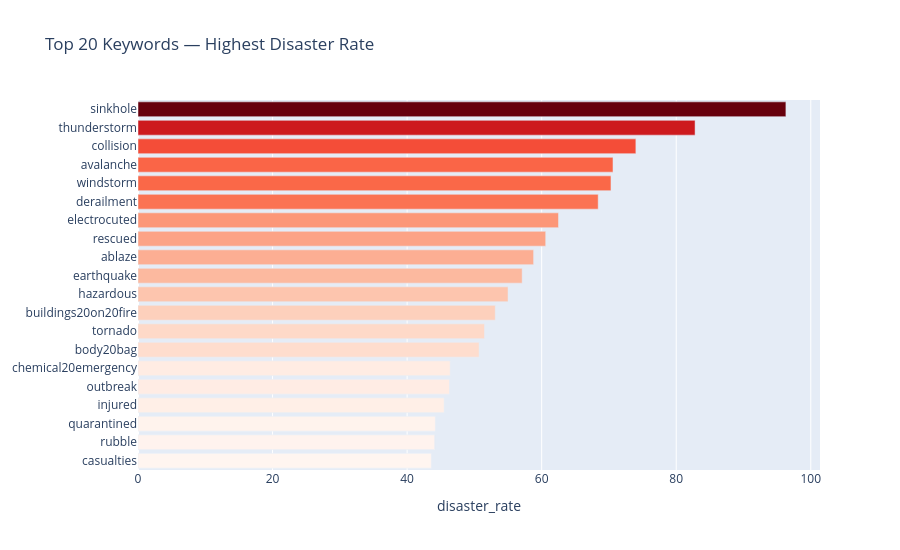
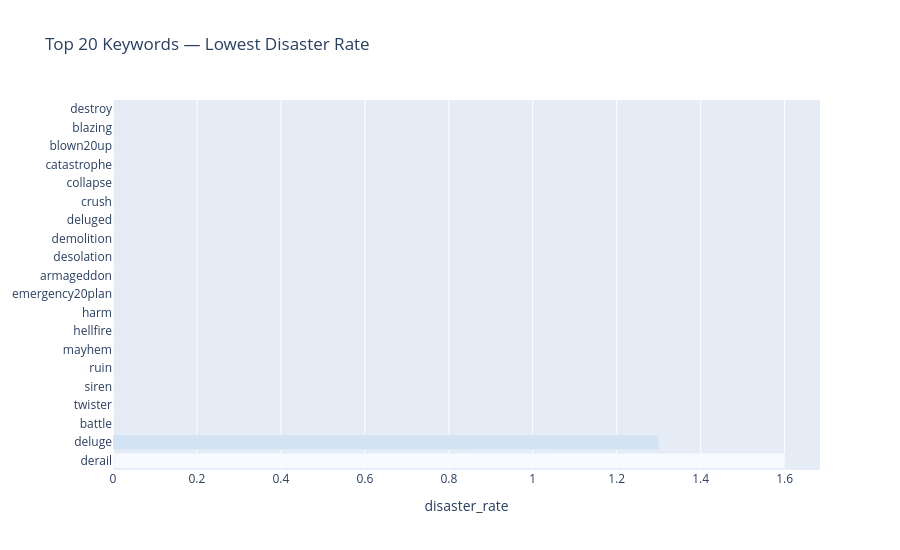

The notebook cell saved with these charts, in order:
### Code cell
kw_stats = (
    df.groupby("keyword")["target"]
    .agg(disaster="sum", total="count").reset_index()
)
kw_stats["disaster"] = kw_stats["disaster"].astype(int)
kw_stats["disaster_rate"] = (kw_stats["disaster"] / kw_stats["total"] * 100).round(1)
kw_stats = kw_stats[kw_stats["total"] >= 5]

for title, method, scale in [
    ("Top 20 Keywords — Highest Disaster Rate", "nlargest",  "Reds"),
    ("Top 20 Keywords — Lowest Disaster Rate",  "nsmallest", "Blues_r"),
]:
    top = getattr(kw_stats, method)(20,"disaster_rate").sort_values("disaster_rate", ascending=(method=="nlargest"))
    fig = px.bar(top, x="disaster_rate", y="keyword", orientation="h",
        title=title, color="disaster_rate", color_continuous_scale=scale, height=550)
    fig.update_layout(yaxis_title=None, coloraxis_showscale=False)
    fig.show()

### Figure 1 — Plotly figure (JSON) as saved in the notebook; plotly's stock layout.template omitted (floating-point values rounded to 4 significant figures)
{"data": [{"alignmentgroup": "True", "hovertemplate": "disaster_rate=%{marker.color}<br>keyword=%{y}<extra></extra>", "legendgroup": "", "marker": {"color": [43.6, 44.1, 44.2, 45.5, 46.3, 46.4, 50.7, 51.5, 53.1, 55, 57.1, 58.8, 60.6, 62.5, 68.4, 70.3, 70.6, 74, 82.8, 96.3], "coloraxis": "coloraxis", "pattern": {"shape": ""}}, "name": "", "offsetgroup": "", "orientation": "h", "showlegend": false, "textposition": "auto", "type": "bar", "x": [43.6, 44.1, 44.2, 45.5, 46.3, 46.4, 50.7, 51.5, 53.1, 55, 57.1, 58.8, 60.6, 62.5, 68.4, 70.3, 70.6, 74, 82.8, 96.3], "xaxis": "x", "y": ["casualties", "rubble", "quarantined", "injured", "outbreak", "chemical20emergency", "body20bag", "tornado", "buildings20on20fire", "hazardous", "earthquake", "ablaze", "rescued", "electrocuted", "derailment", "windstorm", "avalanche", "collision", "thunderstorm", "sinkhole"], "yaxis": "y"}], "layout": {"barmode": "relative", "coloraxis": {"colorbar": {"title": {"text": "disaster_rate"}}, "colorscale": [[0, "rgb(255,245,240)"], [0.125, "rgb(254,224,210)"], [0.25, "rgb(252,187,161)"], [0.375, "rgb(252,146,114)"], [0.5, "rgb(251,106,74)"], [0.625, "rgb(239,59,44)"], [0.75, "rgb(203,24,29)"], [0.875, "rgb(165,15,21)"], [1, "rgb(103,0,13)"]], "showscale": false}, "height": 550, "legend": {"tracegroupgap": 0}, "title": {"text": "Top 20 Keywords — Highest Disaster Rate"}, "xaxis": {"anchor": "y", "domain": [0, 1], "title": {"text": "disaster_rate"}}, "yaxis": {"anchor": "x", "domain": [0, 1], "title": {}}}}

### Figure 2 — Plotly figure (JSON) as saved in the notebook; plotly's stock layout.template omitted (floating-point values rounded to 4 significant figures)
{"data": [{"alignmentgroup": "True", "hovertemplate": "disaster_rate=%{marker.color}<br>keyword=%{y}<extra></extra>", "legendgroup": "", "marker": {"color": [1.6, 1.3, 0, 0, 0, 0, 0, 0, 0, 0, 0, 0, 0, 0, 0, 0, 0, 0, 0, 0], "coloraxis": "coloraxis", "pattern": {"shape": ""}}, "name": "", "offsetgroup": "", "orientation": "h", "showlegend": false, "textposition": "auto", "type": "bar", "x": [1.6, 1.3, 0, 0, 0, 0, 0, 0, 0, 0, 0, 0, 0, 0, 0, 0, 0, 0, 0, 0], "xaxis": "x", "y": ["derail", "deluge", "battle", "twister", "siren", "ruin", "mayhem", "hellfire", "harm", "emergency20plan", "armageddon", "desolation", "demolition", "deluged", "crush", "collapse", "catastrophe", "blown20up", "blazing", "destroy"], "yaxis": "y"}], "layout": {"barmode": "relative", "coloraxis": {"colorbar": {"title": {"text": "disaster_rate"}}, "colorscale": [[0, "rgb(8,48,107)"], [0.125, "rgb(8,81,156)"], [0.25, "rgb(33,113,181)"], [0.375, "rgb(66,146,198)"], [0.5, "rgb(107,174,214)"], [0.625, "rgb(158,202,225)"], [0.75, "rgb(198,219,239)"], [0.875, "rgb(222,235,247)"], [1, "rgb(247,251,255)"]], "showscale": false}, "height": 550, "legend": {"tracegroupgap": 0}, "title": {"text": "Top 20 Keywords — Lowest Disaster Rate"}, "xaxis": {"anchor": "y", "domain": [0, 1], "title": {"text": "disaster_rate"}}, "yaxis": {"anchor": "x", "domain": [0, 1], "title": {}}}}
